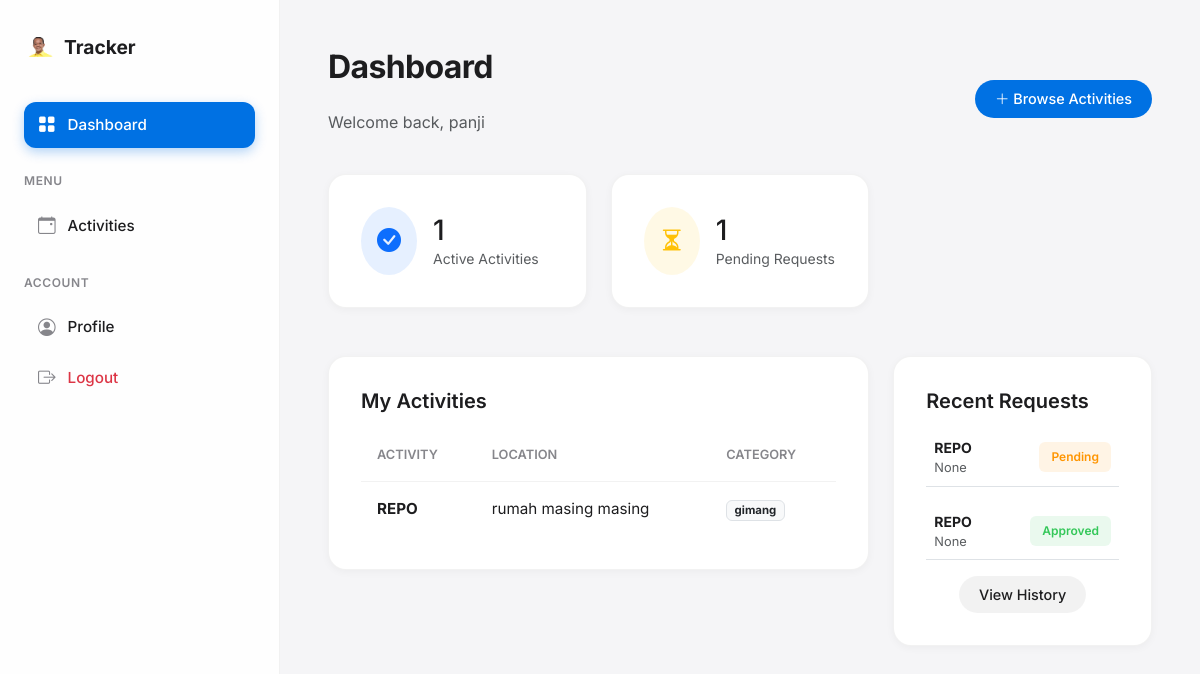
Before: /dashboard (signed in) with the older database file.
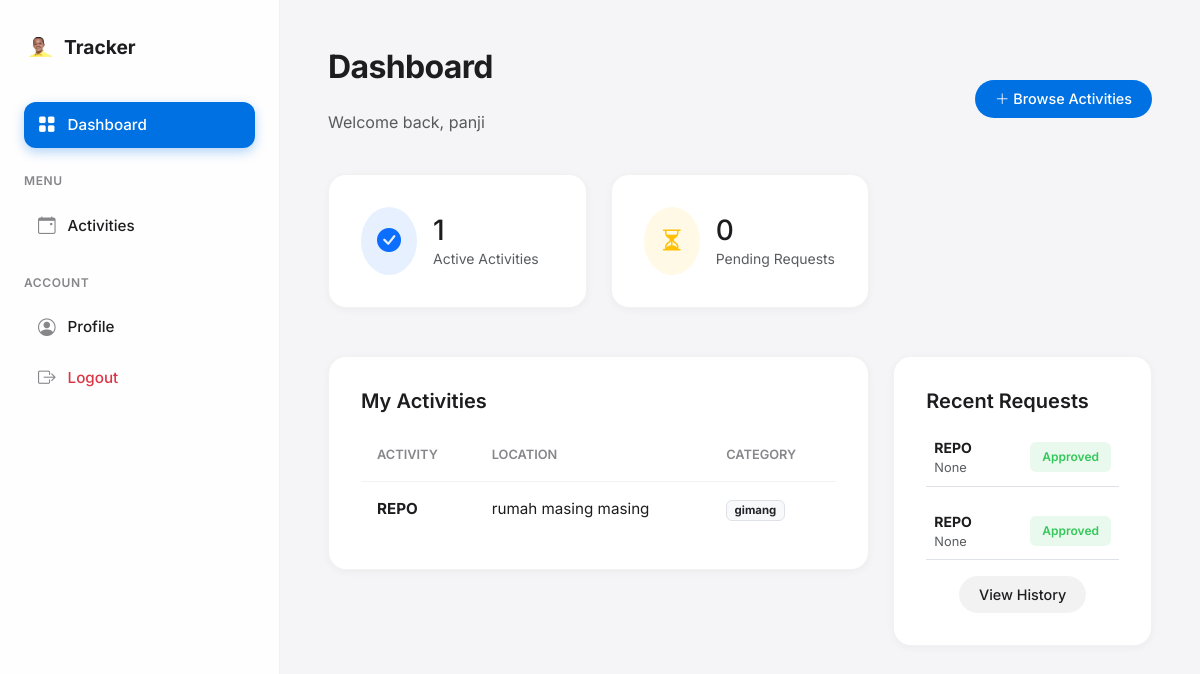
After: the same page with the newer database file.
### website/models.py (models this page shows, shortened)
class Students(db.Model, UserMixin):
    __tablename__ = "students"
    studentID = db.Column(db.Integer, primary_key=True)
    studentFirstName = db.Column(db.String(15))
    studentLastName = db.Column(db.String(15))
    studentYear = db.Column(db.Integer)
    studentEmail = db.Column(db.String(25))
    studentPassword = db.Column(db.String(15))
    studentAddress = db.Column(db.String(255))
    phoneNumber = db.Column(db.Integer)
    @property
    def role_type(self):
        return "student"

class Activity(db.Model):
    __tablename__ = "activity"
    activityID = db.Column(db.Integer, primary_key=True)
    activityName = db.Column(db.String(30))
    activityCategory = db.Column(db.String(20))
    activityLocation = db.Column(db.String(50))
    activityDetails = db.Column(db.Text)
    activityStartDate = db.Column(db.Date)
    activityEndDate = db.Column(db.Date)
    activityFrequency = db.Column(db.String(20))
    advisorID = db.Column(db.Integer, db.ForeignKey("advisor.advisorID"))
    advisor = db.relationship("Advisor")

class Participation(db.Model):
    __tablename__ = "participation"
    participationID = db.Column(db.Integer, primary_key=True)
    dateApplied = db.Column(db.Date)
    applicationStatus = db.Column(db.String(20))
    approvalDate = db.Column(db.Date)
    advisorFeedback = db.Column(db.Text)
    achievements = db.Column(db.Text)
    studentID = db.Column(db.Integer, db.ForeignKey("students.studentID"))
    activityID = db.Column(db.Integer, db.ForeignKey("activity.activityID"))
    advisorID = db.Column(db.Integer, db.ForeignKey("advisor.advisorID"))
    student = db.relationship("Students")
    activity = db.relationship("Activity")
    advisor = db.relationship("Advisor")

### website/views.py (the view)
@views.route("/dashboard")
@login_required
def dashboard():
    if getattr(current_user, "role_type", None) != "student":
        if getattr(current_user, "role_type", None) == "advisor":
            if getattr(current_user, "is_admin", False):
                return redirect(url_for("admin.index"))
            return redirect(url_for("advisor.dashboard"))
        return redirect(url_for("auth.login"))
    joined = (
        Activity.query.join(Participation)
        .filter(
            Participation.studentID == current_user.studentID,
            Participation.applicationStatus == "Approved"
        )
        .all()
    )
    participations = Participation.query.filter_by(
        studentID=current_user.studentID
    ).all()
    return render_template(
        "dashboard.html",
        joined=joined,
        participations=participations
    )

### website/templates/dashboard.html
{% extends "base.html" %}
{% block content %}
<div class="d-flex justify-content-between align-items-center mb-4">
    <div>
        <h2>Dashboard</h2>
        <p class="text-muted">Welcome back, {{ current_user.studentFirstName }}</p>
    </div>
    <a href="{{ url_for('views.activities') }}" class="btn btn-primary btn-ios">
        <i class="bi bi-plus-lg"></i> Browse Activities
    </a>
</div>
<div class="row mb-4">
    <div class="col-md-4">
        <div class="ios-card d-flex align-items-center gap-3">
            <div class="bg-primary bg-opacity-10 p-3 rounded-circle text-primary">
                <i class="bi bi-check-circle-fill fs-4"></i>
            </div>
            <div>
                <div class="h3 mb-0">{{ joined|length }}</div>
                <div class="text-muted small">Active Activities</div>
            </div>
        </div>
    </div>
    <div class="col-md-4">
        <div class="ios-card d-flex align-items-center gap-3">
            <div class="bg-warning bg-opacity-10 p-3 rounded-circle text-warning">
                <i class="bi bi-hourglass-split fs-4"></i>
            </div>
            <div>
                <div class="h3 mb-0">{{ participations|selectattr("applicationStatus", "equalto", "Pending")|list|length }}</div>
                <div class="text-muted small">Pending Requests</div>
            </div>
        </div>
    </div>
</div>
<div class="row">
    <div class="col-lg-8">
        <div class="ios-card">
            <h3>My Activities</h3>
            {% if joined|length > 0 %}
            <table class="table-custom">
                <thead>
                    <tr>
                        <th>Activity</th>
                        <th>Location</th>
                        <th>Category</th>
                    </tr>
                </thead>
                <tbody>
                    {% for act in joined %}
                    <tr>
                        <td class="fw-bold">{{ act.activityName }}</td>
                        <td>{{ act.activityLocation }}</td>
                        <td><span class="badge bg-light text-dark border">{{ act.activityCategory }}</span></td>
                    </tr>
                    {% endfor %}
                </tbody>
            </table>
            {% else %}
            <div class="text-center py-5 text-muted">
                <i class="bi bi-inbox fs-1 d-block mb-2"></i>
                You haven't joined any activities yet.
            </div>
            {% endif %}
        </div>
    </div>
    <div class="col-lg-4">
        <div class="ios-card">
            <h3>Recent Requests</h3>
            <div class="vstack gap-3">
                {% for p in participations[:5] %}
                <div class="d-flex justify-content-between align-items-center p-2 border-bottom">
                    <div>
                        <div class="fw-bold small">{{ p.activity.activityName }}</div>
                        <div class="text-muted" style="font-size: 0.8rem;">{{ p.dateApplied }}</div>
                    </div>
                    <span class="badge-ios
                        {% if p.applicationStatus == 'Approved' %}bg-approved
                        {% elif p.applicationStatus == 'Rejected' %}bg-rejected
                        {% else %}bg-pending{% endif %}">
                        {{ p.applicationStatus }}
                    </span>
                </div>
                {% else %}
                <div class="text-muted small text-center">No requests history</div>
                {% endfor %}
            </div>
            <div class="mt-3 text-center">
                <a href="{{ url_for('views.activity_history') }}" class="btn btn-sm btn-secondary btn-ios">View History</a>
            </div>
        </div>
    </div>
</div>
{% endblock %}

### website/templates/base.html (shortened to what this page needs)
<!DOCTYPE html>
<html lang="en">
<head>
    <link rel="stylesheet" href="https://cdn.jsdelivr.net/npm/bootstrap-icons@1.11.1/font/bootstrap-icons.css">
    <link href="https://cdn.jsdelivr.net/npm/bootstrap@5.3.2/dist/css/bootstrap.min.css" rel="stylesheet">
</head>
<body>
<div class="app-container">
    {% if current_user.is_authenticated %}
    <nav class="sidebar">
        <div class="brand">
            <img src="{{ url_for('static', filename='img/logowebsite.png') }}" alt="Logo" class="brand-logo">
            <span>Tracker</span>
        </div>
        <div class="nav-flex">
            <a href="{{ url_for('views.dashboard') }}" class="nav-link {% if request.endpoint == 'views.dashboard' %}active{% endif %}">
                <i class="bi bi-grid-fill"></i> Dashboard
            </a>
            <div class="nav-category">Menu</div>
            <a href="{{ url_for('views.activities') }}" class="nav-link {% if 'activities' in request.endpoint and 'admin' not in request.endpoint %}active{% endif %}">
                <i class="bi bi-calendar-event"></i> Activities
            </a>
            <div class="nav-category">Account</div>
            <a href="{{ url_for('views.profile') }}" class="nav-link {% if 'profile' in request.endpoint and 'advisor' not in request.endpoint %}active{% endif %}">
                <i class="bi bi-person-circle"></i> Profile
            </a>
            <a href="{{ url_for('auth.logout') }}" class="nav-link text-danger">
                <i class="bi bi-box-arrow-right"></i> Logout
            </a>
        </div>
    </nav>
    {% endif %}
    <main class="main-content">
        {% block content %}{% endblock %}
    </main>
</div>
</body>
</html>

### website/templates/base.html (style rules this page uses)
:root { --app-bg: #F5F5F7; --sidebar-bg: rgba(255, 255, 255, 0.85); --card-bg: #FFFFFF; --text-main: #1D1D1F; --text-muted: #86868B; --accent: #0071E3; --accent-hover: #0077ED; --danger: #FF3B30; --success: #34C759; --border-light: rgba(0,0,0,0.05); --shadow-sm: 0 2px 8px rgba(0,0,0,0.04); --shadow-md: 0 8px 24px rgba(0,0,0,0.06); --radius-lg: 18px; --radius-md: 12px; --radius-pill: 99px; }
body { font-family: 'Inter', -apple-system, BlinkMacSystemFont, sans-serif; background-color: var(--app-bg); color: var(--text-main); -webkit-font-smoothing: antialiased; overflow-x: hidden; }
a { text-decoration: none; color: inherit; transition: 0.2s; }
.app-container { display: flex; min-height: 100vh; }
.sidebar { width: 280px; background: var(--sidebar-bg); backdrop-filter: blur(20px); -webkit-backdrop-filter: blur(20px); border-right: 1px solid var(--border-light); padding: 2rem 1.5rem; display: flex; flex-direction: column; position: fixed; height: 100vh; z-index: 1000; }
.brand { font-weight: 700; font-size: 1.2rem; margin-bottom: 2.5rem; display: flex; align-items: center; gap: 10px; }
.brand-logo { width: 30px; height: 30px; object-fit: contain; }
.nav-category { font-size: 0.75rem; text-transform: uppercase; letter-spacing: 0.05em; color: var(--text-muted); font-weight: 600; margin-bottom: 0.8rem; margin-top: 1.5rem; }
.nav-link { display: flex; align-items: center; gap: 12px; padding: 10px 14px; border-radius: var(--radius-md); color: var(--text-main); font-weight: 500; font-size: 0.95rem; transition: all 0.2s ease; margin-bottom: 4px; }
.nav-link i { font-size: 1.1rem; color: var(--text-muted); }
.nav-link.active { background: var(--accent); color: white; box-shadow: 0 4px 12px rgba(0,113,227,0.3); }
.nav-link.active i { color: white; }
.main-content { flex: 1; margin-left: 280px; padding: 3rem; max-width: 1600px; }
h2 { font-weight: 700; letter-spacing: -0.02em; margin-bottom: 1.5rem; }
h3 { font-weight: 600; font-size: 1.25rem; margin-bottom: 1rem; }
.ios-card { background: var(--card-bg); border-radius: var(--radius-lg); padding: 2rem; box-shadow: var(--shadow-sm); border: 1px solid var(--border-light); transition: transform 0.2s, box-shadow 0.2s; margin-bottom: 1.5rem; }
.table-custom { width: 100%; border-collapse: separate; border-spacing: 0; }
.table-custom th { text-align: left; font-size: 0.8rem; text-transform: uppercase; color: var(--text-muted); padding: 1rem; border-bottom: 1px solid var(--border-light); font-weight: 600; }
.table-custom td { padding: 1rem; vertical-align: middle; border-bottom: 1px solid var(--border-light); font-size: 0.95rem; }
.table-custom tr:last-child td { border-bottom: none; }
.btn-ios { border-radius: var(--radius-pill); padding: 8px 20px; font-weight: 500; font-size: 0.9rem; border: none; transition: 0.2s; }
.btn-primary { background: var(--accent); color: white; }
.btn-secondary { background: rgba(0,0,0,0.05); color: var(--text-main); }
.badge-ios { padding: 6px 12px; border-radius: 6px; font-size: 0.75rem; font-weight: 600; }
.bg-approved { background: rgba(52,199,89,0.1); color: #34C759; }

Changed rows visible on the page:
changed Participation (number 1 of 2 on the later page): applicationStatus "Pending" → "Approved"
Other visible differences:
text no longer shown: "1"
text now shown: "0"
